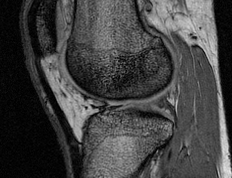
%> input picture LAB2_593020413_8/img1.BMP, 232 x 178 px
$ octave showImgGray.m   (GNU Octave 9; MATLAB toolbox functions it lacks are replaced by stand-ins)
%> lines starting %> are read from the running program, lines starting %| are printed output that depends on the picture
% ¹ÒÂªÑÂÇÑ²¹ì á¡éÇÁØ¡´ÒÊÇÃÃ¤ì 593020413-8 sec 1 sc-cs »¡µÔ

img1 = imread('F:\work\s2\Image Processing\LAB2_593020413_8\img1.bmp');
%> img1 is the input picture: size 178x232x3 uint8; min 0, max 233, mean 65.6
img2 = imread('F:\work\s2\Image Processing\LAB2_593020413_8\img2.bmp');
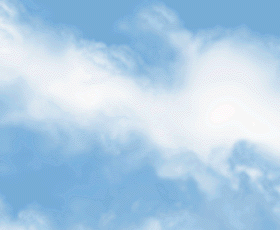
%> input picture LAB2_593020413_8/img2.BMP, 280 x 230 px
%> img2 is the input picture: size 230x280x3 uint8; mean R, G, B 174.1, 205.4, 230.3

A = rgb2gray(img1);
B = rgb2gray(img2);
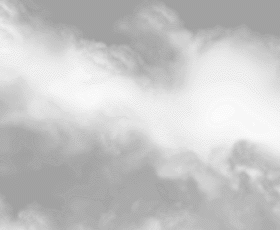
%> B: size 230x280 uint8; min 160, max 255, mean 198.9

subplot(1,2,1), imshow(A)
subplot(1,2,2), imshow(B)

whos ('img1','img2');
